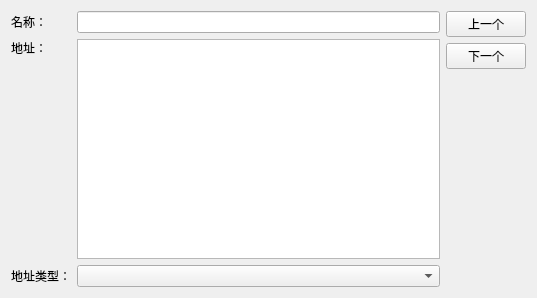
<?xml version="1.0" encoding="UTF-8"?>
<ui version="4.0">
 <class>Widget</class>
 <widget class="QWidget" name="Widget">
  <property name="geometry">
   <rect>
    <x>0</x>
    <y>0</y>
    <width>537</width>
    <height>298</height>
   </rect>
  </property>
  <property name="windowTitle">
   <string>Widget</string>
  </property>
  <layout class="QGridLayout" name="gridLayout_2">
   <item row="0" column="0" rowspan="3">
    <layout class="QGridLayout" name="gridLayout">
     <item row="0" column="0">
      <widget class="QLabel" name="label">
       <property name="text">
        <string>名称：</string>
       </property>
      </widget>
     </item>
     <item row="0" column="1">
      <widget class="QLineEdit" name="line_name"/>
     </item>
     <item row="1" column="0">
      <widget class="QLabel" name="label_2">
       <property name="text">
        <string>地址：</string>
       </property>
      </widget>
     </item>
     <item row="1" column="1" rowspan="2">
      <widget class="QTextEdit" name="text_address"/>
     </item>
     <item row="2" column="0">
      <spacer name="verticalSpacer">
       <property name="orientation">
        <enum>Qt::Vertical</enum>
       </property>
       <property name="sizeHint" stdset="0">
        <size>
         <width>20</width>
         <height>40</height>
        </size>
       </property>
      </spacer>
     </item>
     <item row="3" column="0">
      <widget class="QLabel" name="label_3">
       <property name="text">
        <string>地址类型：</string>
       </property>
      </widget>
     </item>
     <item row="3" column="1">
      <widget class="QComboBox" name="com_type"/>
     </item>
    </layout>
   </item>
   <item row="0" column="1">
    <widget class="QPushButton" name="but_previous">
     <property name="text">
      <string>上一个</string>
     </property>
    </widget>
   </item>
   <item row="1" column="1">
    <widget class="QPushButton" name="but_next">
     <property name="text">
      <string>下一个</string>
     </property>
    </widget>
   </item>
   <item row="2" column="1">
    <spacer name="verticalSpacer_2">
     <property name="orientation">
      <enum>Qt::Vertical</enum>
     </property>
     <property name="sizeHint" stdset="0">
      <size>
       <width>20</width>
       <height>219</height>
      </size>
     </property>
    </spacer>
   </item>
  </layout>
 </widget>
 <resources/>
 <connections/>
</ui>
